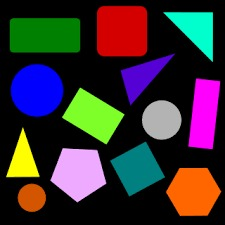
#> input picture Aeronav/Assignment_2/image_2.jpg, 225 x 225 px
$ python 3_1.py
#> lines starting #> are read from the running program, lines starting #| are printed output that depends on the picture; after the words box and inside, x2 and y2 are one past the last pixel; in counts of white or black regions, pixels touching at a corner belong together
import numpy as np
import cv2

img = cv2.imread("image_2.jpg")
#> img is the input picture: shape (225, 225, 3); mean B, G, R 50.3, 47, 56.9
img_hsv = cv2.cvtColor(img, cv2.COLOR_BGR2HSV)
#> img_hsv: shape (225, 225, 3); mean H, S, V 55.7, 177.2, 92.2

lower_blue = np.array([110,50,50])
upper_blue = np.array([130,255,255])

masked_image = cv2.inRange(img_hsv, lower_blue, upper_blue)
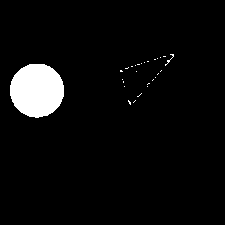
#> masked_image: shape (225, 225); 4.7% white; 27 white regions (25 under 20 px), largest, box (x1, y1, x2, y2) and area: (10, 64, 64, 118) 2296, (165, 54, 174, 66) 21
cv2.imshow('masked', masked_image)
cv2.imwrite("req3.2.jpg",masked_image)
cv2.waitKey(0)
cv2.destroyAllWindows()
